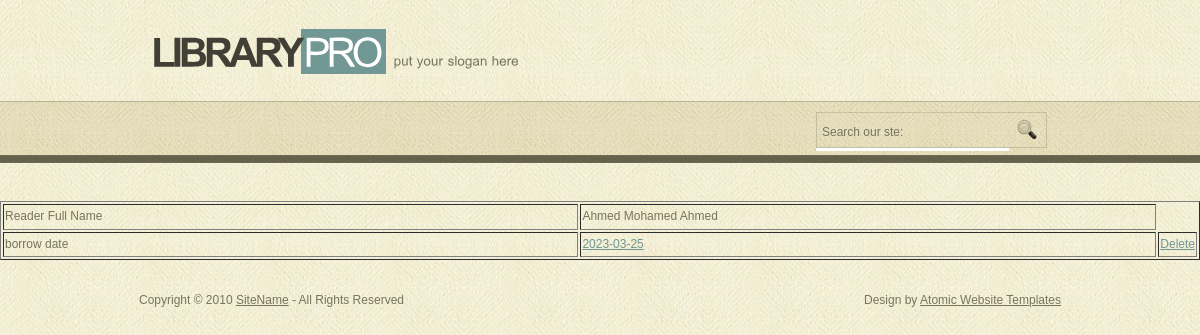
The app's page /showReaderborrowing.php (signed in), older data.
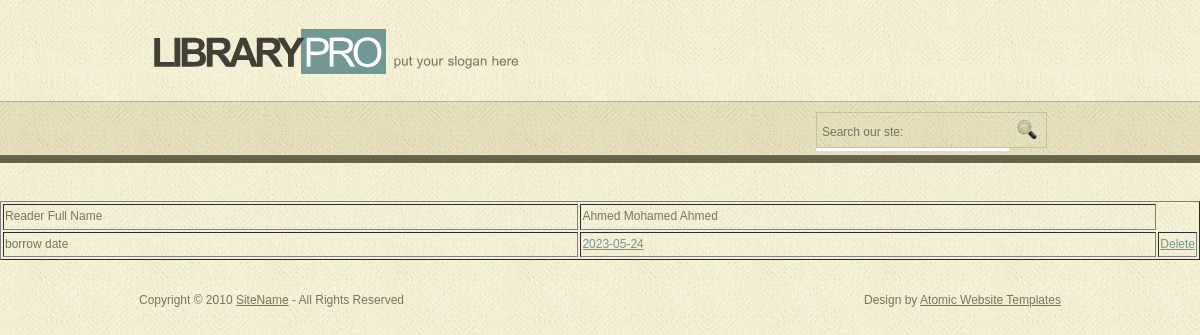
The same page, newer data.
### tables this page shows
CREATE TABLE `borrow` (
  `id` int(11) NOT NULL,
  `readerId` int(11) NOT NULL,
  `borrowDate` date NOT NULL
);

### showReaderborrowing.php (the view)
<?php
include_once "header.php";
?>
<table border = 1 width = "100%">
<?php
$userId = $_SESSION["id"];
$sql = "SELECT * from user where id = $userId";
$userInfoDS = $conn->query($sql);
$userInfoobj = $userInfoDS->fetch_assoc();
?>
<tr>
	<td width = "50%"> Reader Full Name </td>
	<td width = "50%"> <?php echo $userInfoobj["fullName"]; ?> </td>
</tr>
<?php
$sql = "SELECT * FROM borrow WHERE readerId= $userId";
$dataset = $conn->query($sql);
while($row = $dataset->fetch_assoc())
{
	echo "<tr><td>borrow date </td><td><a href=borrowDetails.php?bid=" . $row["id"] . ">" . $row["borrowDate"] . "</a></td>";
	echo "<td><a href=deleteBorrow.php?id=" . $row["id"] . "> Delete </a> </td>";
	echo "</tr>";
}
?>
</table>
<?php
include_once "footer.php";
?>

Row changes from the older to the newer data that the page shows:
removed borrow: borrowDate "2023-03-25"
added borrow: borrowDate "2023-05-24"
